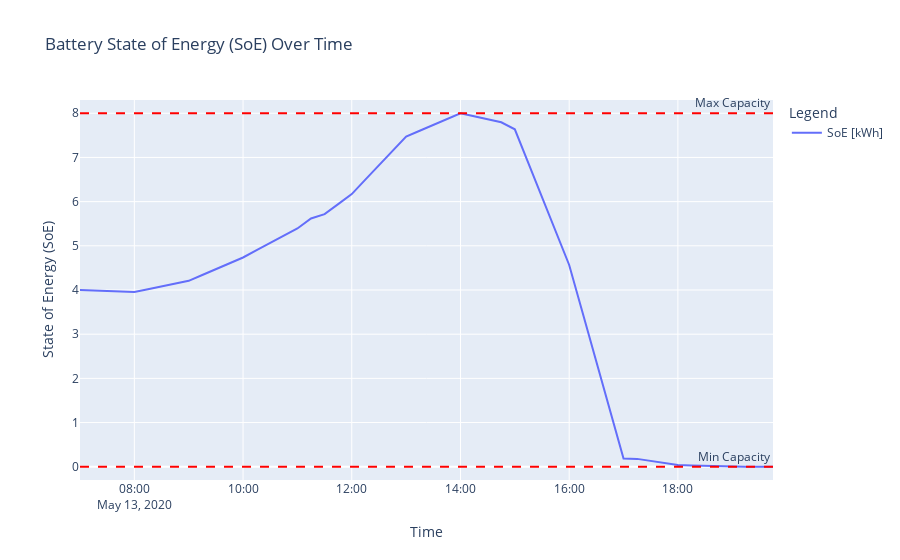

The code cell stored with this chart in its notebook:
### Code cell
ev1.plot_battery_soe(max_soe=8.0)
